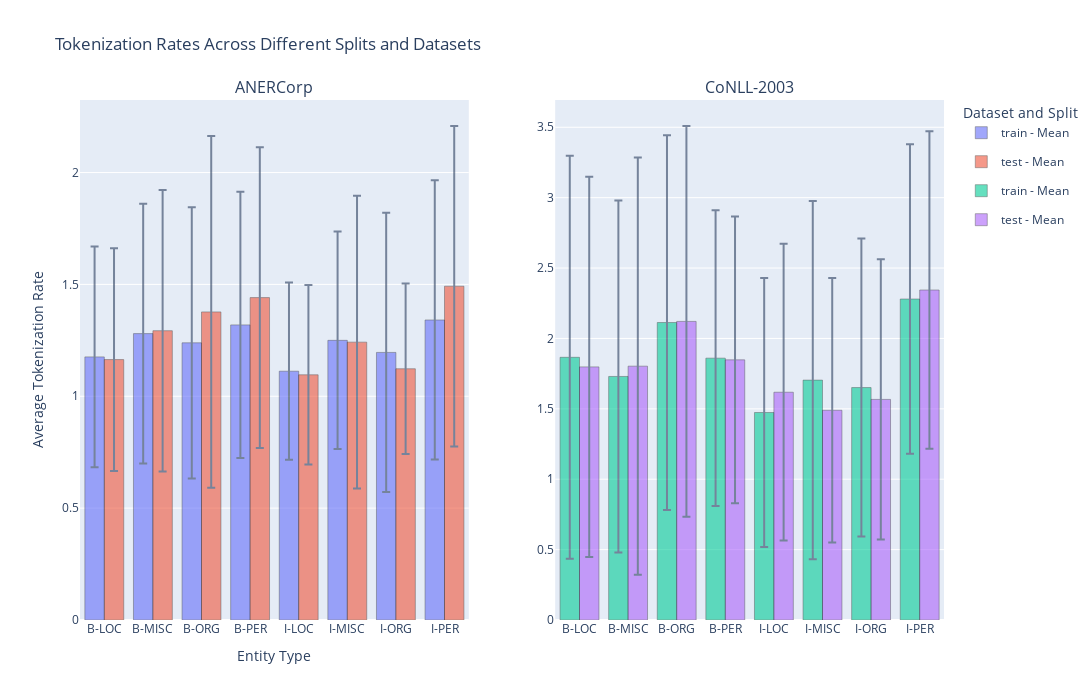

Here is the notebook cell this chart was saved with:
### Code cell
import pandas as pd
import plotly.graph_objects as go
from plotly.subplots import make_subplots

# Assuming data is loaded into a DataFrame called df
# Create a simplified version of your data for demonstration
data = {
    'true_labels': ['B-LOC', 'B-MISC', 'B-ORG', 'B-PER', 'I-LOC', 'I-MISC', 'I-ORG', 'I-PER']*4,
    'mean': [1.176, 1.280, 1.239, 1.319, 1.112, 1.250, 1.196, 1.341,
             1.164, 1.293, 1.377, 1.441, 1.096, 1.242, 1.123, 1.492,
             1.866, 1.730, 2.113, 1.860, 1.474, 1.704, 1.651, 2.280,
             1.798, 1.803, 2.121, 1.848, 1.618, 1.490, 1.567, 2.344],
    'std': [0.493, 0.581, 0.606, 0.595, 0.396, 0.486, 0.624, 0.624,
            0.498, 0.629, 0.786, 0.672, 0.401, 0.654, 0.381, 0.716,
            1.431, 1.250, 1.331, 1.051, 0.956, 1.273, 1.058, 1.099,
            1.350, 1.482, 1.388, 1.018, 1.054, 0.940, 0.995, 1.127],
    'Corpus': ['ANERCorp']*16 + ['CoNLL-2003']*16,
    'Split': ['train']*8 + ['test']*8 + ['train']*8 + ['test']*8
}

df = pd.DataFrame(data)

# Plot setup
fig = make_subplots(rows=1, cols=2, subplot_titles=("ANERCorp", "CoNLL-2003"))

# Add traces
for corpus in df['Corpus'].unique():
    corpus_data = df[df['Corpus'] == corpus]
    for split in ['train', 'test']:
        split_data = corpus_data[corpus_data['Split'] == split]
        trace = go.Bar(
            x=split_data['true_labels'],
            y=split_data['mean'],
            name=f"{split} - Mean",
            error_y=dict(type='data', array=split_data['std'], visible=True),
            marker=dict(line=dict(color='rgba(0, 0, 0, 1)', width=0.5)),
            opacity=0.6,
            offsetgroup=split,
            legendgroup=f"{corpus}-{split}"
        )
        col = 1 if corpus == 'ANERCorp' else 2
        fig.add_trace(trace, row=1, col=col)

# Update layout
fig.update_layout(
    title_text="Tokenization Rates Across Different Splits and Datasets",
    xaxis_title="Entity Type",
    yaxis_title="Average Tokenization Rate",
    legend_title="Dataset and Split",
    barmode='group',
    height=700,
    width=1200
)

fig.show()

### Figure 1 — Plotly figure (JSON) as saved in the notebook; plotly's stock layout.template omitted (floating-point values rounded to 4 significant figures)
{"data": [{"error_y": {"array": [0.493, 0.581, 0.606, 0.595, 0.396, 0.486, 0.624, 0.624], "type": "data", "visible": true}, "legendgroup": "ANERCorp-train", "marker": {"line": {"color": "rgba(0, 0, 0, 1)", "width": 0.5}}, "name": "train - Mean", "offsetgroup": "train", "opacity": 0.6, "type": "bar", "x": ["B-LOC", "B-MISC", "B-ORG", "B-PER", "I-LOC", "I-MISC", "I-ORG", "I-PER"], "xaxis": "x", "y": [1.176, 1.28, 1.239, 1.319, 1.112, 1.25, 1.196, 1.341], "yaxis": "y"}, {"error_y": {"array": [0.498, 0.629, 0.786, 0.672, 0.401, 0.654, 0.381, 0.716], "type": "data", "visible": true}, "legendgroup": "ANERCorp-test", "marker": {"line": {"color": "rgba(0, 0, 0, 1)", "width": 0.5}}, "name": "test - Mean", "offsetgroup": "test", "opacity": 0.6, "type": "bar", "x": ["B-LOC", "B-MISC", "B-ORG", "B-PER", "I-LOC", "I-MISC", "I-ORG", "I-PER"], "xaxis": "x", "y": [1.164, 1.293, 1.377, 1.441, 1.096, 1.242, 1.123, 1.492], "yaxis": "y"}, {"error_y": {"array": [1.431, 1.25, 1.331, 1.051, 0.956, 1.273, 1.058, 1.099], "type": "data", "visible": true}, "legendgroup": "CoNLL-2003-train", "marker": {"line": {"color": "rgba(0, 0, 0, 1)", "width": 0.5}}, "name": "train - Mean", "offsetgroup": "train", "opacity": 0.6, "type": "bar", "x": ["B-LOC", "B-MISC", "B-ORG", "B-PER", "I-LOC", "I-MISC", "I-ORG", "I-PER"], "xaxis": "x2", "y": [1.866, 1.73, 2.113, 1.86, 1.474, 1.704, 1.651, 2.28], "yaxis": "y2"}, {"error_y": {"array": [1.35, 1.482, 1.388, 1.018, 1.054, 0.94, 0.995, 1.127], "type": "data", "visible": true}, "legendgroup": "CoNLL-2003-test", "marker": {"line": {"color": "rgba(0, 0, 0, 1)", "width": 0.5}}, "name": "test - Mean", "offsetgroup": "test", "opacity": 0.6, "type": "bar", "x": ["B-LOC", "B-MISC", "B-ORG", "B-PER", "I-LOC", "I-MISC", "I-ORG", "I-PER"], "xaxis": "x2", "y": [1.798, 1.803, 2.121, 1.848, 1.618, 1.49, 1.567, 2.344], "yaxis": "y2"}], "layout": {"annotations": [{"font": {"size": 16}, "showarrow": false, "text": "ANERCorp", "x": 0.225, "xanchor": "center", "xref": "paper", "y": 1, "yanchor": "bottom", "yref": "paper"}, {"font": {"size": 16}, "showarrow": false, "text": "CoNLL-2003", "x": 0.775, "xanchor": "center", "xref": "paper", "y": 1, "yanchor": "bottom", "yref": "paper"}], "barmode": "group", "height": 700, "legend": {"title": {"text": "Dataset and Split"}}, "title": {"text": "Tokenization Rates Across Different Splits and Datasets"}, "width": 1200, "xaxis": {"anchor": "y", "domain": [0, 0.45], "title": {"text": "Entity Type"}}, "xaxis2": {"anchor": "y2", "domain": [0.55, 1]}, "yaxis": {"anchor": "x", "domain": [0, 1], "title": {"text": "Average Tokenization Rate"}}, "yaxis2": {"anchor": "x2", "domain": [0, 1]}}}
